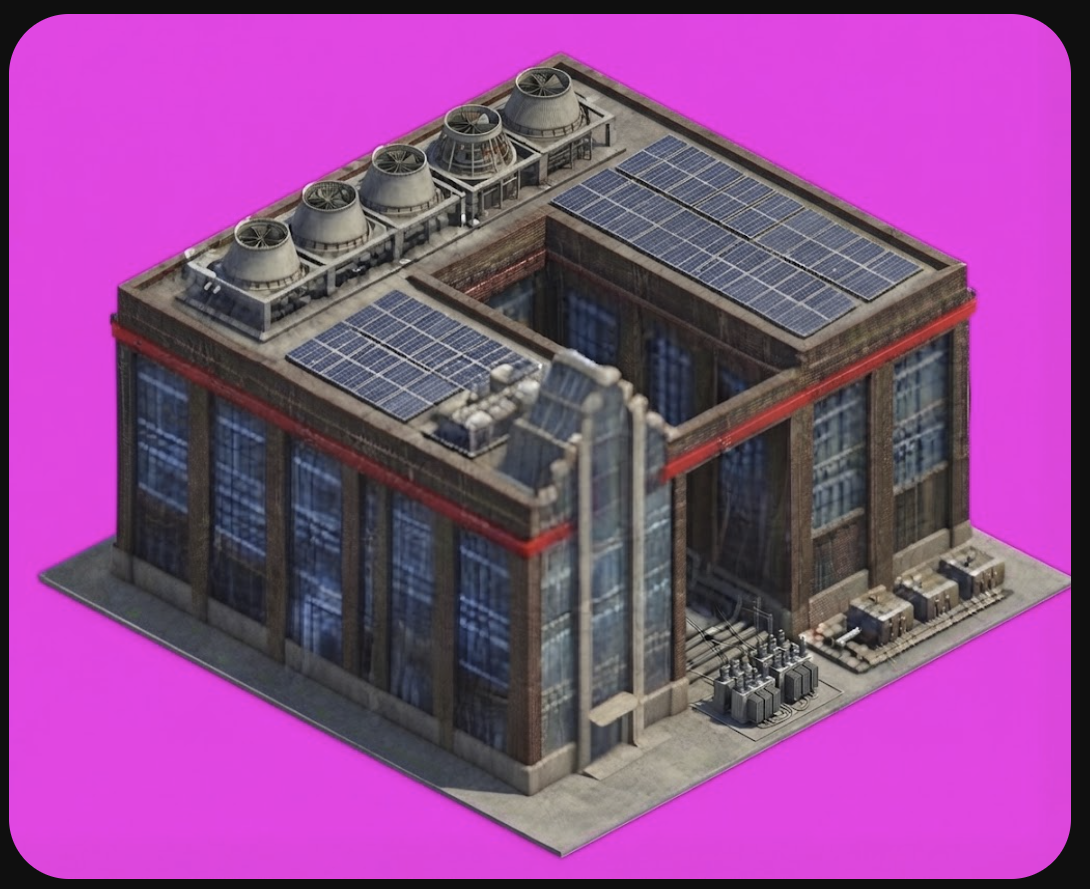
#> input picture data-center/for-gemini/dutch_style_reference.png, 1090 x 889 px, given in place of district_housing_v1.jpg, which was not available
$ python district_art.py
#> lines starting #> are read from the running program, lines starting #| are printed output that depends on the picture; after the words box and inside, x2 and y2 are one past the last pixel; in counts of white or black regions, pixels touching at a corner belong together
### roman-buildings/tools/grade_sprite.py
"""Gives a set of building sprites one colour grade, for buildings meant to read as one style
(Romania's communist age 7-8 set: every Gemini picture came with its own cast, some warm and
brown, some dark, some flat; the user, 2026-10-29).

    python grade_sprite.py <in.tga> <out.tga> [lum=105] [contrast=46] [chroma=16]

Only alpha 255 pixels change (player colour 248 and shadow 145 stay):
  1. the colour cast of the greys is taken out: the mean tint of the near-grey pixels (walls,
     concrete, roofs) is subtracted, weighted by how grey each pixel is, so painted details keep
     their colour;
  2. the saturation is scaled so the mean chroma is at most <chroma>;
  3. luminance mean and spread are matched to <lum> / <contrast> (measured on the age 7 Major City
     and University, the two that looked right).
"""
import sys

import numpy as np
from PIL import Image


def grade(a, lum_t=105.0, con_t=46.0, chroma_t=16.0):
    a = a.astype(np.float64)
    m = a[..., 3] == 255
    rgb = a[..., :3][m]
    sat = rgb.max(1) - rgb.min(1)
    lum = rgb.mean(1)
    greys = rgb[(sat < 40) & (lum > 40)]
    tint = greys.mean(0) - greys.mean()
    w = np.clip(1 - sat / 60.0, 0, 1)[:, None]
    rgb = rgb - tint * w
    lum = rgb.mean(1, keepdims=True)
    chroma = (rgb.max(1) - rgb.min(1)).mean()
    k = min(1.0, chroma_t / max(chroma, 1e-6))
    rgb = lum + (rgb - lum) * k
    lum = rgb.mean(1, keepdims=True)
    rgb = rgb + (lum_t + (lum - lum.mean()) * (con_t / lum.std()) - lum)
    out = a.copy()
    out[..., :3][m] = np.clip(rgb, 0, 255)
    return out.astype(np.uint8), tint, chroma, k


# [6 lines that do not run on import are left out]

### entrenchment/tools/make_nest.py
r"""Makes the Sandbag Nest's art from a Gemini image (one ring of sandbags on flat magenta):

    python make_nest.py <gemini image> <out art folder> [options]

Writes <name>.tga (the building sprite, with the usual wear) and <name>z.bh3 (its depth mesh)
into the art folder, keeps the clean sprite in clean\, and writes the spritexoff / spriteyoff for
building_graphics.xml to work\offsets_<name>.txt. One sprite per age group, named after the
game's age suffix: nest_0 (ages 1-3), nest_3 (4), nest_4 (5), nest_5 (6), nest_6 (7-8).

The ring in the image is described by four measurements, in image pixels (defaults: the square
Nest, entrenchment/gemini/sandbag_nest_square.jpg; the first, round one was --shape ellipse
--cx 330 --cy 520 --rx 260 --ry 195 --wall 145 --back-wall 40 --inner 0.84):
  --cx, --cy   centre of the ring's ground ellipse
  --rx, --ry   half width and half height of the ring's outer outline on the ground (for a square:
               of its rhombus, corner to corner)
  --wall       height of the wall
  --inner      inner radius / outer radius (the wall's thickness)

The game draws a building sprite without depth; the depth comes from the .bh3 mesh alone. Units
standing inside the ring are hidden where the mesh is in front of them, so the mesh is the same
ring in the world: outer and inner wall faces and the top. The camera projection was fitted on
the game's own towers and lookouts against their depth meshes (sx = x0 + A (x - y),
sy = y0 + C (x + y) - E z):
"""
import argparse
import os
import struct
import subprocess
import sys

import numpy as np
from PIL import Image, ImageFilter

HERE = os.path.dirname(os.path.abspath(__file__))
sys.path.insert(0, os.path.join(HERE, "..", "..", "roman-buildings", "tools"))
sys.path.insert(0, os.path.join(HERE, "..", "..", "paradrop", "tools"))
import color_match  # noqa: E402
import make_sprite as ms  # noqa: E402

GAME = os.environ.get("RON_DIR", r"C:\Program Files (x86)\Steam\steamapps\common\Rise of Nations")
A, C, E = 0.76, 0.30, 0.90  # projection, game pixels per world unit
TEAM, SHADOW, SOLID = 248, 145, 255
SHADOW_AB = (0.55, 0.10)    # shadow projection (west), like the game's low buildings
SEGMENTS = 32               # a multiple of 4: the square's corners are vertices
ROUND = 0.12                # how much a square ring's corners are rounded


# [82 lines left out: functions keyed, sprite, not called in this run]


def write_tga(img, path):
    """Uncompressed 32-bit, bottom-up, like the game's own building sprites."""
    W, H = img.size
    hdr = struct.pack("<BBBHHBHHHHBB", 0, 0, 2, 0, 0, 0, 0, 0, W, H, 32, 8)
    px = img.load()
    data = bytearray()
    for y in range(H - 1, -1, -1):
        for x in range(W):
            r, g, b, a = px[x, y]
            data += bytes((b, g, r, a))
    open(path, "wb").write(hdr + bytes(data))


# [32 lines left out: function ring_mesh, not called in this run]


def write_bh3(verts, tris, path):
    import build_bh3 as bh
    template = bh.parse(open(os.path.join(GAME, "art", "tower_4z.bh3"), "rb").read())
    old_n = struct.unpack_from("<I", template["kids"][0]["kids"][0]["data"])[0]
    n = len(verts)
    normals = np.zeros((n, 3), np.float32)
    normals[:, 2] = 1
    mesh = {"type": 1, "kids": [
        bh.leaf(2, struct.pack("<I", n) + np.c_[verts, np.ones(n)].astype("<f4").tobytes()),
        bh.leaf(3, struct.pack("<I", n) + normals.astype("<f4").tobytes() + b"\xCD" * (4 * n)),
        bh.leaf(4, struct.pack("<I", n) + np.zeros((n, 2), "<f4").tobytes()),
        bh.leaf(5, struct.pack("<I", tris.size) + tris.astype("<u2").tobytes()),
    ]}

    # [8 lines left out: function fix_nodes, not called in this run]
    nodes = template["kids"][1]
    fix_nodes(nodes)
    root = {"type": 0, "kids": [mesh, nodes]}
    open(path, "wb").write(bh.write(root))


# [43 lines left out: function main, not called in this run]


# [2 lines that do not run on import are left out]

### paradrop/tools/build_bh3.py
r"""Builds the transport helicopter's art from make_model.py's output (the XML is build_data.py's).

    python build_bh3.py <game folder> <model folder (heli.obj, heli.png, rotors.json)> <mod_override folder>

Writes:
  art\chinook.bh3            the mesh, with the skeleton of the game's chopper.bh3 (same nodes, so
                             the game's animation code finds what it expects); "ammo node 2" moved
                             to the front rotor hub, "ammo node 3" to the rear one and turned like
                             node 2, so both get the main rotor's spinning disc;
  art\chinook.tga            256 x 256 RGBA; the red band becomes player colour (grey, alpha 66,
                             as in chopper.tga);
  art\chinook_propspin.bha   helicopter_propspin.bha with node 3's track (the chopper's tail rotor)
                             replaced by a copy of node 2's (the main rotor).

BH3 (see ENGINE_NOTES.md): chunks [u32 size incl. header][u16 type][u16 children]. Mesh (type 1):
2 = vertices (u32 n, n x float4, w = 1), 3 = normals (u32 n, n x float3, then n x 4 bytes of
0xCD fill), 4 = UVs (u32 n, n x float2, V from the top), 5 = triangles (u32 index count, u16,
wound against the normals). Nodes (type 6) start with a type 7 chunk
[u32 first vertex][u32 vertex count][u32 name length][name\0][quaternion xyzw][position xyz]
[the quaternion's x again]; the children's positions are in mesh coordinates.
"""
import copy
import json
import os
import re
import struct
import sys

import numpy as np
from PIL import Image

LENGTH = 150.0      # game units nose to tail (the gunship chopper.bh3 is 115)
GROUND = 0.04       # model Y that becomes 0 (chopper.bh3 runs from -5.7 to 28.9)
TEX = 256
TEAM_ALPHA = 66


# ---- chunks -----------------------------------------------------------------------------

# [19 lines left out: functions parse, write, not called in this run]


def leaf(typ, data):
    return {"type": typ, "n": 0, "data": data}


# ---- mesh -------------------------------------------------------------------------------

# [39 lines left out: functions load_obj, smooth_normals, not called in this run]


def to_game(p):
    p = np.asarray(p, np.float64)
    return np.c_[p[..., 0] * LENGTH, (p[..., 1] - GROUND) * LENGTH, p[..., 2] * LENGTH]


# [23 lines left out: functions mesh_chunk, node_fields, not called in this run]


def node_data(vs, vc, name, q, p):
    return struct.pack("<III", vs, vc, len(name)) + name + struct.pack("<8f", *q, *p, q[0])


# [33 lines left out: functions skeleton, propspin, not called in this run]


# ---- texture ----------------------------------------------------------------------------

# The baked windows are a grey blue (about 87, 103, 111) that reads as painted metal in game, so
# they are repainted as glass: dark blue in shade to light sky blue where lit.
GLASS_DARK = np.array([18, 52, 115.0])
GLASS_LIGHT = np.array([120, 195, 245.0])


# [53 lines left out: functions paint_glass, team_texture, main, not called in this run]


# [2 lines that do not run on import are left out]

### data-center/tools/district_art.py
"""Sprites for the three city districts (2x2 buildings) from their Gemini pictures
(gemini\\district_<kind>_v1.jpg, the user's, 2026-10-29): keyed off the white background, scaled
once to a 2x2 plot, the red roof edges thinned to a line of player colour, one grey grade with the
communist buildings, and a box depth mesh.

    python district_art.py

Writes work\\art\\district_<kind>.tga, district_<kind>z.bh3 and work\\offsets_district_<kind>.txt
(spritexoff spriteyoff). Projection of the plot as in roman-buildings\\tools\\depth_mesh.py (checked
on game screenshots, 58 world units a tile): sx = x0 + A (x - y), sy = y0 + C (x + y) - E z.
"""
import os
import sys

import numpy as np
from PIL import Image
from scipy import ndimage

HERE = os.path.dirname(os.path.abspath(__file__))
ROOT = os.path.join(HERE, "..", "..")
sys.path.insert(0, os.path.join(ROOT, "entrenchment", "tools"))
sys.path.insert(0, os.path.join(ROOT, "paradrop", "tools"))
sys.path.insert(0, os.path.join(ROOT, "roman-buildings", "tools"))
from make_nest import write_bh3, write_tga  # noqa: E402
from grade_sprite import grade  # noqa: E402

GEM = os.path.join(HERE, "..", "gemini")
WORK = os.path.join(HERE, "..", "work")
A, C, E = 0.70, 0.31, 0.90
TILE = 58.0
HALF = 0.92 * TILE           # the building's footprint: a little inside its 2x2 plot (half side)
SOLID, TEAM = 255, 248
KEEP = 4                     # rows of a red roof edge that stay player colour
KINDS = ("housing", "commerce", "industry")


def key(path):
    a = np.asarray(Image.open(path).convert("RGB")).astype(int)
    bg = (a.min(2) > 222) & ((a.max(2) - a.min(2)) < 16)
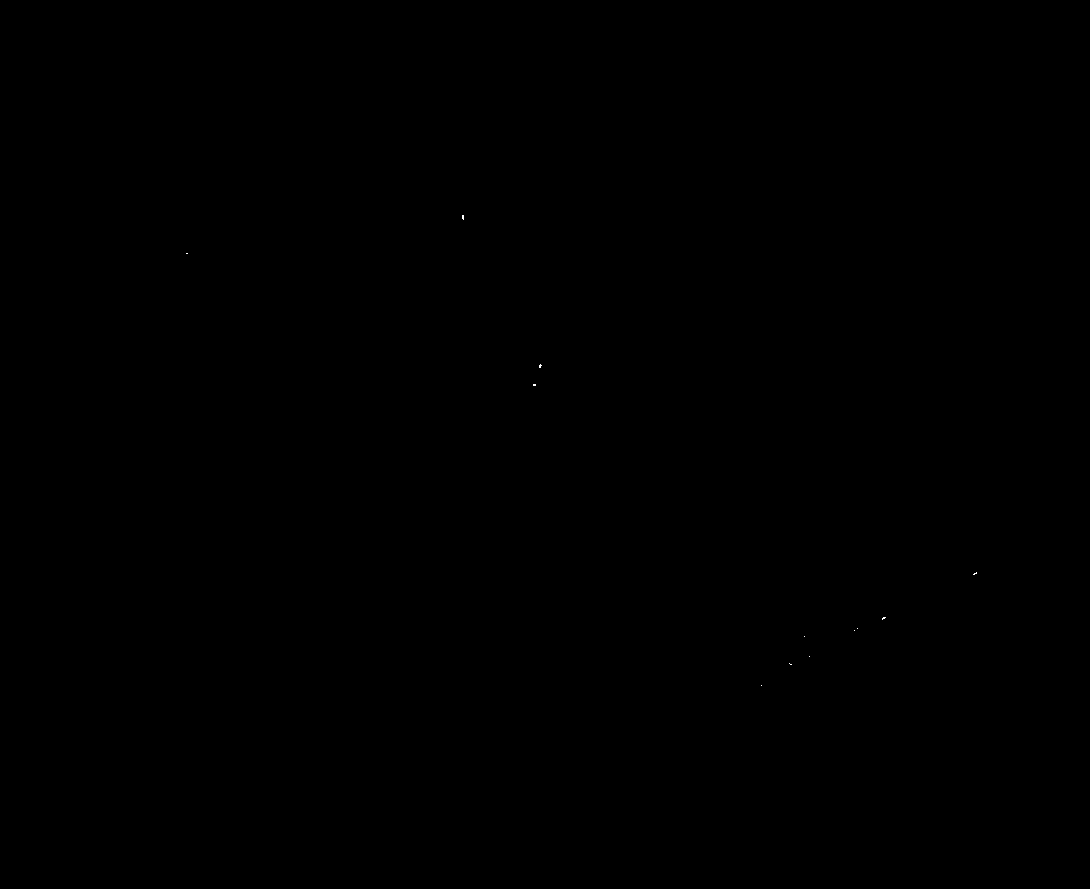
#> bg: shape (889, 1090) bool; 0% white in thin lines or dots, all inside (x1, y1, x2, y2) = (186, 215, 977, 686)
    lab, _ = ndimage.label(bg)
#> lab: shape (889, 1090) int32; 14 distinct labels, from 0 to 13
    border = np.unique(np.r_[lab[0], lab[-1], lab[:, 0], lab[:, -1]])
#> border = [0]
    body = ~np.isin(lab, border[border > 0])
#> body: shape (889, 1090) bool; every value is 1
    body = ndimage.binary_erosion(body, np.ones((3, 3)))
#> body: shape (889, 1090) bool; 99.6% white; black in thin lines or dots
    lab, n = ndimage.label(body)
#> lab: shape (889, 1090) int32; values 0 (black) and 1 (white), 99.6% white; black in thin lines or dots
#> n = 1
    body = lab == (np.argmax(ndimage.sum(body, lab, range(1, n + 1))) + 1)
    im = Image.fromarray(np.dstack([a, body * 255]).astype(np.uint8), "RGBA")
    return im.crop(im.getbbox())


def scale(im, s):
#> called with s = 0.137
    a = np.asarray(im).astype(np.float64)
#> a: shape (887, 1088, 4) float64
    al = a[..., 3:4] / 255
#> al: shape (887, 1088, 1) float64; every value is 1
    pre = Image.fromarray(np.dstack([a[..., :3] * al, a[..., 3]]).astype(np.uint8), "RGBA")
    size = (max(1, round(im.width * s)), max(1, round(im.height * s)))
    r = np.asarray(pre.resize(size, Image.LANCZOS)).astype(np.float64)
    al = r[..., 3:4] / 255
#> al: shape (122, 149, 1) float64; every value is 1
    rgb = np.where(al > 0.02, r[..., :3] / np.maximum(al, 1e-6), 0)
    return np.dstack([np.clip(rgb, 0, 255), (al[..., 0] > 0.5) * 255]).astype(np.uint8)
#> returned value: shape (122, 149, 4)


def thin_line(a):
    """A red roof edge: its lowest KEEP rows become player colour, the rest concrete."""
    body = a[..., 3] == SOLID
#> body: shape (122, 149) bool; every value is 1
    r, g, b = (a[..., i].astype(int) for i in range(3))
#> r: shape (122, 149) int64
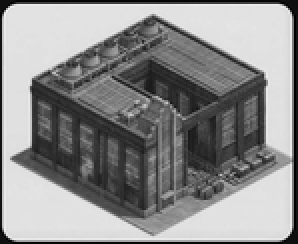
#> b: shape (122, 149) int64 (shown 2 times larger); min 0, max 245, mean 140.8
    red = body & (r > 1.6 * g) & (r > 1.6 * b) & (r > 60)
#> red: shape (122, 149) bool; 1.4% white in thin lines or dots, all inside (x1, y1, x2, y2) = (15, 41, 133, 77)
    red = ndimage.binary_closing(red, np.ones((3, 3))) & body
    lum = (r * 299 + g * 587 + b * 114) // 1000
    walls = body & ~red & ((a[..., :3].max(2).astype(int) - a[..., :3].min(2)) < 25)
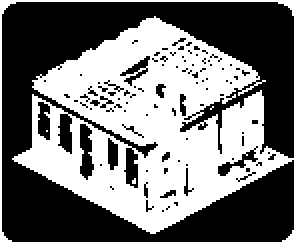
#> walls: shape (122, 149) bool (shown 2 times larger); 46.7% white; 4 white regions (3 under 20 px), largest, box (x1, y1, x2, y2) and area: (0, 0, 149, 122) 8478
    wall = a[..., :3][walls].mean(0)
#> wall = [79.99, 78.12, 78.53]
    below = np.zeros_like(red)
    for d in range(1, KEEP + 1):
        sh = np.zeros_like(red)
        sh[:-d] = body[d:] & ~red[d:]
        below |= sh
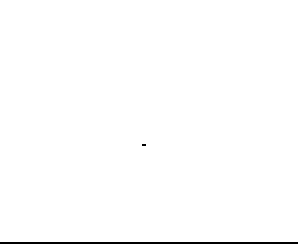
#> below: shape (122, 149) bool (shown 2 times larger); 99.2% white; black in thin lines or dots, all inside (x1, y1, x2, y2) = (0, 72, 149, 122)
#> sh: shape (122, 149) bool; 95.3% white; 3 black regions, box (x1, y1, x2, y2) and area: (0, 118, 149, 122) 596, (15, 40, 78, 73) 152, (90, 37, 133, 62) 112
    team = red & below
    concrete = red & ~team
#> concrete: shape (122, 149) bool; every value is 0
    out = a.copy()
    grey = np.clip(lum * 95 // 70, 40, 150)
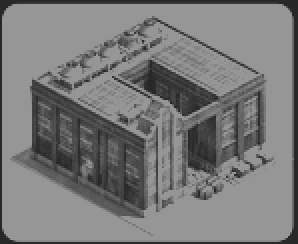
#> grey: shape (122, 149) int64 (shown 2 times larger); min 40, max 150, mean 121.8
    out[team, 0] = out[team, 1] = out[team, 2] = grey[team]
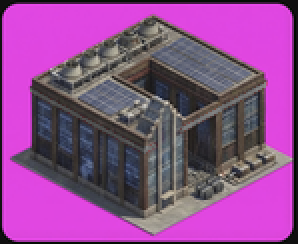
#> out: shape (122, 149, 4) (shown 2 times larger); mean R, G, B, A 141.4, 75, 141.4, 255
    out[team, 3] = TEAM
#> out: shape (122, 149, 4); 1.45% of pixels changed, all inside (x1, y1, x2, y2) = (15, 41, 133, 77)
    if concrete.any():
        k = 1.15 * wall.mean() / max(1.0, lum[concrete].mean())
        out[concrete, :3] = np.clip(lum[concrete][:, None] * k * wall / wall.mean(), 0, 255)
    return out, int(team.sum())


def box_mesh(h, z):
    """The block as the depth mesh: four walls and the top, both sides of every face."""
    c = [(-h, -h), (h, -h), (h, h), (-h, h)]
    verts = [(x, y, 0.0) for x, y in c] + [(x, y, z) for x, y in c]
    faces = [(4, 5, 6, 7)] + [(i, (i + 1) % 4, 4 + (i + 1) % 4, 4 + i) for i in range(4)]
    tris = []
    for a, b, cc, dd in faces:
        tris += [(a, b, cc), (a, cc, dd), (a, cc, b), (a, dd, cc)]
    return np.array(verts, np.float32), np.array(tris, np.uint16)


def main():
    os.makedirs(os.path.join(WORK, "art"), exist_ok=True)
    width = 2 * A * 2 * HALF                    # the footprint's screen width
    for kind in KINDS:
        im = key(os.path.join(GEM, f"district_{kind}_v1.jpg"))
        a = scale(im, width / im.width)
        a, team = thin_line(a)
#> team = 264
        a, *_ = grade(a)
#> in grade, `sat = rgb.max(1) - rgb.min(1)`: sat = 17914 values, max 169 at index 600, min 0 at index 0, mean 74.39
#> in grade, `lum = rgb.mean(1)`: lum = 17914 values, max 208.3 at index 7605, min 3.33 at index 11654, mean 119.7
#> in grade, `tint = greys.mean(0) - greys.mean()`: tint = [1.37, -1.74, 0.369]
#> in grade, `w = np.clip(1 - sat / 60.0, 0, 1)[:, None]`: w = 17914 values, max 1 at index 0, min 0 at index 304, mean 0.424
#> in grade, `chroma = (rgb.max(1) - rgb.min(1)).mean()`: chroma = 74.41
#> in grade, `k = min(1.0, chroma_t / max(chroma, 1e-6))`: k = 0.215
        h, w = a.shape[:2]
        m = 2
        canvas = np.zeros((h + 2 * m, w + 2 * m, 4), np.uint8)
        canvas[m:m + h, m:m + w] = a
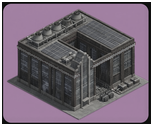
#> canvas: shape (126, 153, 4); mean R, G, B, A 102.8, 89.5, 102.9, 240.4; transparent parts drawn white
        x0 = m + w / 2                           # the footprint's centre: under the middle,
        y0 = m + h - 1 - C * 2 * HALF            # half the diamond above the front corner
        z = max(10.0, (y0 - C * 2 * HALF - m) / E)
        name = f"district_{kind}"
        write_tga(Image.fromarray(canvas, "RGBA"), os.path.join(WORK, "art", f"{name}.tga"))
        write_bh3(*box_mesh(HALF, z), os.path.join(WORK, "art", f"{name}z.bh3"))
        open(os.path.join(WORK, f"offsets_{name}.txt"), "w").write(f"{round(x0)} {round(y0)}\n")
        print(f"{name}: {canvas.shape[1]}x{canvas.shape[0]}, origin ({round(x0)}, {round(y0)}), height {z:.0f}, "
              f"player colour {team}")


if __name__ == "__main__":
#> (the run stopped early here; a loop or call above may not have finished)
